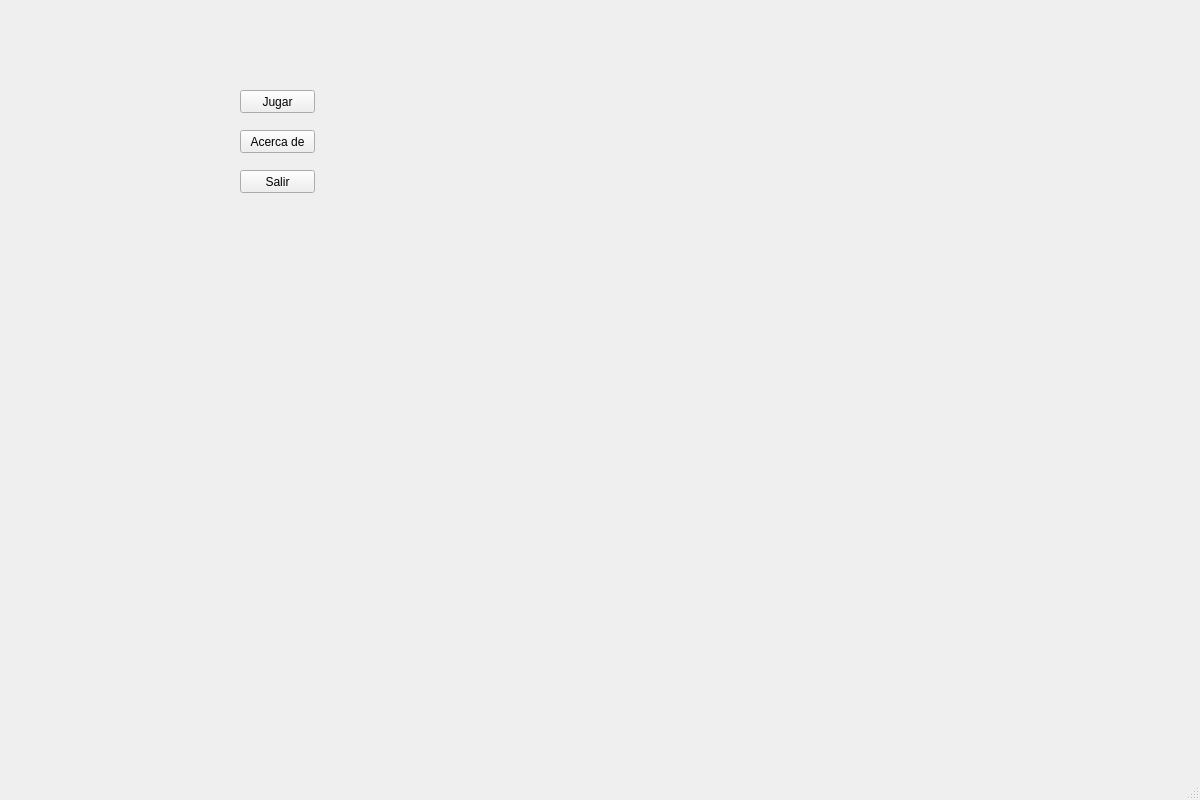
<?xml version="1.0" encoding="UTF-8"?>
<ui version="4.0">
 <class>MainWindow</class>
 <widget class="QMainWindow" name="MainWindow">
  <property name="geometry">
   <rect>
    <x>0</x>
    <y>0</y>
    <width>1200</width>
    <height>800</height>
   </rect>
  </property>
  <property name="windowTitle">
   <string>MainWindow</string>
  </property>
  <widget class="QWidget" name="centralwidget">
   <widget class="QStackedWidget" name="stackedWidget">
    <property name="geometry">
     <rect>
      <x>0</x>
      <y>-10</y>
      <width>1201</width>
      <height>801</height>
     </rect>
    </property>
    <property name="currentIndex">
     <number>0</number>
    </property>
    <widget class="QWidget" name="page1">
     <widget class="QPushButton" name="playButton">
      <property name="geometry">
       <rect>
        <x>240</x>
        <y>100</y>
        <width>75</width>
        <height>23</height>
       </rect>
      </property>
      <property name="text">
       <string>Jugar</string>
      </property>
     </widget>
     <widget class="QPushButton" name="aboutButton">
      <property name="geometry">
       <rect>
        <x>240</x>
        <y>140</y>
        <width>75</width>
        <height>23</height>
       </rect>
      </property>
      <property name="text">
       <string>Acerca de</string>
      </property>
     </widget>
     <widget class="QPushButton" name="exitButton">
      <property name="geometry">
       <rect>
        <x>240</x>
        <y>180</y>
        <width>75</width>
        <height>23</height>
       </rect>
      </property>
      <property name="text">
       <string>Salir</string>
      </property>
     </widget>
    </widget>
    <widget class="QWidget" name="page2">
     <widget class="QPushButton" name="singlePlayerButton">
      <property name="geometry">
       <rect>
        <x>240</x>
        <y>110</y>
        <width>75</width>
        <height>23</height>
       </rect>
      </property>
      <property name="text">
       <string>Un jugador</string>
      </property>
     </widget>
     <widget class="QPushButton" name="multiPlayerButton">
      <property name="geometry">
       <rect>
        <x>240</x>
        <y>150</y>
        <width>81</width>
        <height>23</height>
       </rect>
      </property>
      <property name="text">
       <string>Dos jugadores</string>
      </property>
     </widget>
     <widget class="QPushButton" name="backButton">
      <property name="geometry">
       <rect>
        <x>240</x>
        <y>200</y>
        <width>75</width>
        <height>23</height>
       </rect>
      </property>
      <property name="text">
       <string>Atras</string>
      </property>
     </widget>
    </widget>
    <widget class="QWidget" name="page">
     <widget class="QLabel" name="label">
      <property name="geometry">
       <rect>
        <x>230</x>
        <y>130</y>
        <width>51</width>
        <height>16</height>
       </rect>
      </property>
      <property name="text">
       <string>Game over</string>
      </property>
     </widget>
     <widget class="QPushButton" name="returnToMenuButton">
      <property name="geometry">
       <rect>
        <x>220</x>
        <y>180</y>
        <width>101</width>
        <height>23</height>
       </rect>
      </property>
      <property name="text">
       <string>Volver al Menú</string>
      </property>
     </widget>
    </widget>
   </widget>
  </widget>
  <widget class="QMenuBar" name="menubar">
   <property name="geometry">
    <rect>
     <x>0</x>
     <y>0</y>
     <width>1200</width>
     <height>21</height>
    </rect>
   </property>
  </widget>
  <widget class="QStatusBar" name="statusbar"/>
 </widget>
 <resources/>
 <connections/>
</ui>
